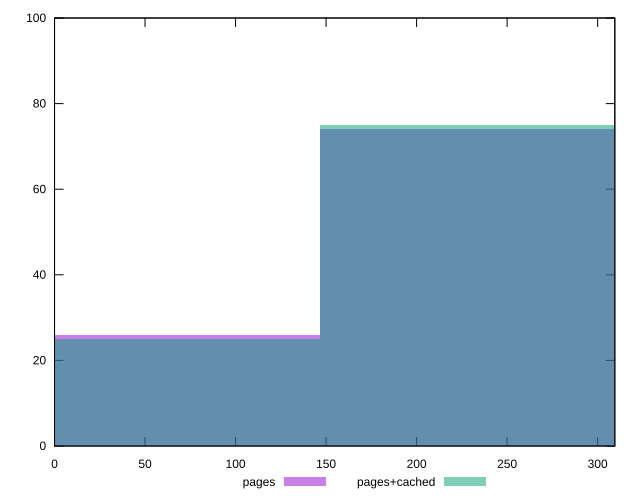

Reproduce this figure in gnuplot.
reset

$pages <<EOF
293.3447525798891 74
0 26
EOF

$pagesCached <<EOF
293.3447525798891 75
0 25
EOF

set key outside below
set boxwidth 293.3447525798891
set xrange [0:309.492]
set yrange [0:100]
set trange [0:100]
set style fill transparent solid 0.5 noborder
set terminal svg size 640, 500 enhanced background rgb 'white'
set output "report_00018_2021-02-10T15-25-16.877Z/uses-rel-preconnect/comparison/histogram/0_vs_1.svg"

plot $pages title "pages" with boxes, \
     $pagesCached title "pages+cached" with boxes

reset
